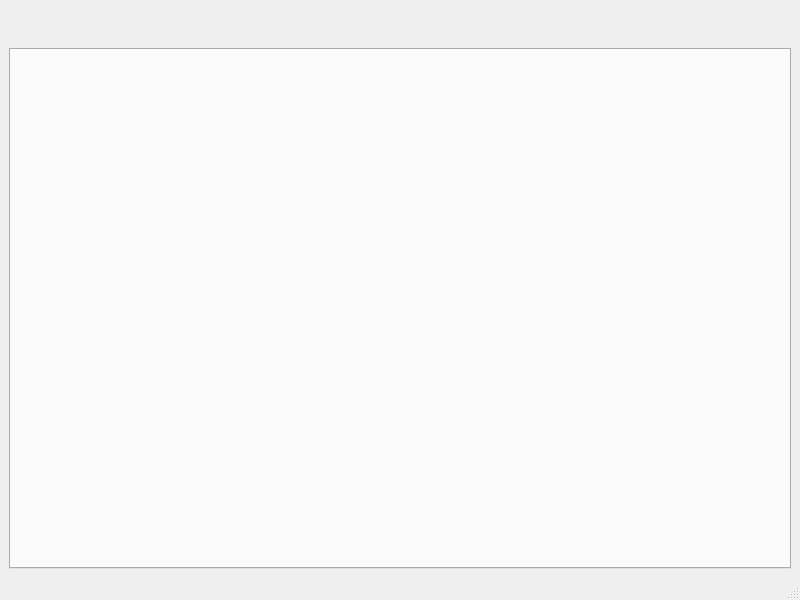
<?xml version="1.0" encoding="UTF-8"?>
<ui version="4.0">
 <class>mainwds</class>
 <widget class="QMainWindow" name="mainwds">
  <property name="geometry">
   <rect>
    <x>0</x>
    <y>0</y>
    <width>800</width>
    <height>600</height>
   </rect>
  </property>
  <property name="windowTitle">
   <string>MainWindow</string>
  </property>
  <widget class="QWidget" name="centralwidget">
   <layout class="QVBoxLayout" name="verticalLayout">
    <item>
     <widget class="QWidget" name="widget_title" native="true">
      <property name="sizePolicy">
       <sizepolicy hsizetype="Preferred" vsizetype="Fixed">
        <horstretch>0</horstretch>
        <verstretch>0</verstretch>
       </sizepolicy>
      </property>
      <property name="minimumSize">
       <size>
        <width>100</width>
        <height>33</height>
       </size>
      </property>
      <layout class="QHBoxLayout" name="horizontalLayout_4">
       <property name="spacing">
        <number>0</number>
       </property>
       <property name="leftMargin">
        <number>0</number>
       </property>
       <property name="topMargin">
        <number>0</number>
       </property>
       <property name="rightMargin">
        <number>0</number>
       </property>
       <property name="bottomMargin">
        <number>0</number>
       </property>
       <item>
        <widget class="QLabel" name="lab_Ico">
         <property name="sizePolicy">
          <sizepolicy hsizetype="Minimum" vsizetype="Preferred">
           <horstretch>0</horstretch>
           <verstretch>0</verstretch>
          </sizepolicy>
         </property>
         <property name="minimumSize">
          <size>
           <width>30</width>
           <height>0</height>
          </size>
         </property>
         <property name="text">
          <string/>
         </property>
         <property name="alignment">
          <set>Qt::AlignCenter</set>
         </property>
        </widget>
       </item>
       <item>
        <widget class="QLabel" name="lab_Title">
         <property name="sizePolicy">
          <sizepolicy hsizetype="Expanding" vsizetype="Preferred">
           <horstretch>0</horstretch>
           <verstretch>0</verstretch>
          </sizepolicy>
         </property>
         <property name="styleSheet">
          <string notr="true">font: 10pt &quot;微软雅黑&quot;;</string>
         </property>
         <property name="text">
          <string/>
         </property>
         <property name="alignment">
          <set>Qt::AlignLeading|Qt::AlignLeft|Qt::AlignVCenter</set>
         </property>
        </widget>
       </item>
       <item>
        <widget class="QWidget" name="widget_menu" native="true">
         <property name="sizePolicy">
          <sizepolicy hsizetype="Minimum" vsizetype="Preferred">
           <horstretch>0</horstretch>
           <verstretch>0</verstretch>
          </sizepolicy>
         </property>
         <layout class="QHBoxLayout" name="horizontalLayout">
          <property name="spacing">
           <number>0</number>
          </property>
          <property name="leftMargin">
           <number>0</number>
          </property>
          <property name="topMargin">
           <number>0</number>
          </property>
          <property name="rightMargin">
           <number>0</number>
          </property>
          <property name="bottomMargin">
           <number>0</number>
          </property>
          <item>
           <widget class="QPushButton" name="btnMenu_Max">
            <property name="sizePolicy">
             <sizepolicy hsizetype="Minimum" vsizetype="Expanding">
              <horstretch>0</horstretch>
              <verstretch>0</verstretch>
             </sizepolicy>
            </property>
            <property name="minimumSize">
             <size>
              <width>31</width>
              <height>0</height>
             </size>
            </property>
            <property name="cursor">
             <cursorShape>ArrowCursor</cursorShape>
            </property>
            <property name="focusPolicy">
             <enum>Qt::NoFocus</enum>
            </property>
            <property name="toolTip">
             <string>最大化</string>
            </property>
            <property name="text">
             <string/>
            </property>
            <property name="flat">
             <bool>true</bool>
            </property>
           </widget>
          </item>
          <item>
           <widget class="QPushButton" name="btnMenu">
            <property name="sizePolicy">
             <sizepolicy hsizetype="Minimum" vsizetype="Expanding">
              <horstretch>0</horstretch>
              <verstretch>0</verstretch>
             </sizepolicy>
            </property>
            <property name="minimumSize">
             <size>
              <width>31</width>
              <height>0</height>
             </size>
            </property>
            <property name="cursor">
             <cursorShape>ArrowCursor</cursorShape>
            </property>
            <property name="focusPolicy">
             <enum>Qt::NoFocus</enum>
            </property>
            <property name="toolTip">
             <string>菜单</string>
            </property>
            <property name="text">
             <string/>
            </property>
            <property name="autoDefault">
             <bool>true</bool>
            </property>
            <property name="default">
             <bool>false</bool>
            </property>
            <property name="flat">
             <bool>true</bool>
            </property>
           </widget>
          </item>
          <item>
           <widget class="QPushButton" name="btnMenu_Min">
            <property name="sizePolicy">
             <sizepolicy hsizetype="Minimum" vsizetype="Expanding">
              <horstretch>0</horstretch>
              <verstretch>0</verstretch>
             </sizepolicy>
            </property>
            <property name="minimumSize">
             <size>
              <width>31</width>
              <height>0</height>
             </size>
            </property>
            <property name="cursor">
             <cursorShape>ArrowCursor</cursorShape>
            </property>
            <property name="focusPolicy">
             <enum>Qt::NoFocus</enum>
            </property>
            <property name="toolTip">
             <string>最小化</string>
            </property>
            <property name="text">
             <string/>
            </property>
            <property name="flat">
             <bool>true</bool>
            </property>
           </widget>
          </item>
          <item>
           <widget class="QPushButton" name="btnMenu_Close">
            <property name="sizePolicy">
             <sizepolicy hsizetype="Minimum" vsizetype="Expanding">
              <horstretch>0</horstretch>
              <verstretch>0</verstretch>
             </sizepolicy>
            </property>
            <property name="minimumSize">
             <size>
              <width>40</width>
              <height>0</height>
             </size>
            </property>
            <property name="cursor">
             <cursorShape>ArrowCursor</cursorShape>
            </property>
            <property name="focusPolicy">
             <enum>Qt::NoFocus</enum>
            </property>
            <property name="toolTip">
             <string>关闭</string>
            </property>
            <property name="text">
             <string/>
            </property>
            <property name="flat">
             <bool>true</bool>
            </property>
           </widget>
          </item>
         </layout>
        </widget>
       </item>
      </layout>
     </widget>
    </item>
    <item>
     <widget class="QTabWidget" name="tabWidget">
      <property name="tabPosition">
       <enum>QTabWidget::West</enum>
      </property>
      <property name="currentIndex">
       <number>-1</number>
      </property>
     </widget>
    </item>
   </layout>
  </widget>
  <widget class="QMenuBar" name="menubar">
   <property name="geometry">
    <rect>
     <x>0</x>
     <y>0</y>
     <width>800</width>
     <height>25</height>
    </rect>
   </property>
  </widget>
  <widget class="QStatusBar" name="statusbar"/>
 </widget>
 <resources/>
 <connections/>
</ui>
